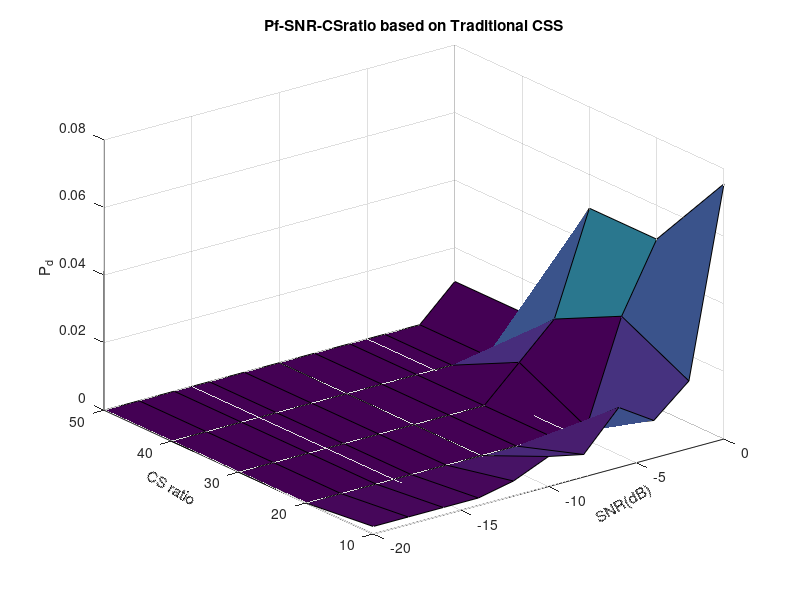

MATLAB code for this plot:
load('data.mat')
CS_ratio = [50,40,30,25,20,15,10,5];
SNR = -20:2:0;
CS_ratio_mesh = 10:10:50;
[x,y] = meshgrid(SNR,CS_ratio_mesh);
% z(1,:)=struct_data_10.P_d(1:2:21);
% z(2,:)=struct_data_20.P_d(1:2:21);
% z(3,:)=struct_data_30.P_d;
% z(4,:)=struct_data_40.P_d;
% z(5,:)=struct_data_50.P_d;
z(1,:)=struct_data_10.P_f(1:2:21);
z(2,:)=struct_data_20.P_f(1:2:21);
z(3,:)=struct_data_30.P_f;
z(4,:)=struct_data_40.P_f;
z(5,:)=struct_data_50.P_f;
figure;
for CS_ratio_num = 1:length(CS_ratio)
    var_str = ['struct_data_',num2str(CS_ratio(CS_ratio_num))];
    eval(['temp=',var_str]);
    SNR_num = length(temp.SNR);
%     for SNR_num = 1:length(temp.SNR)
%     scatter3(temp.SNR,CS_ratio(CS_ratio_num)*ones(1,SNR_num),temp.P_d);hold on;
    surf(x,y,z);
end
title('Pf-SNR-CSratio based on Traditional CSS' );
x1=xlabel('SNR(dB)');
x2=ylabel('CS ratio');
zlabel('P_d');
set(x1,'Rotation',30);
set(x2,'Rotation',-30);
    
         
         